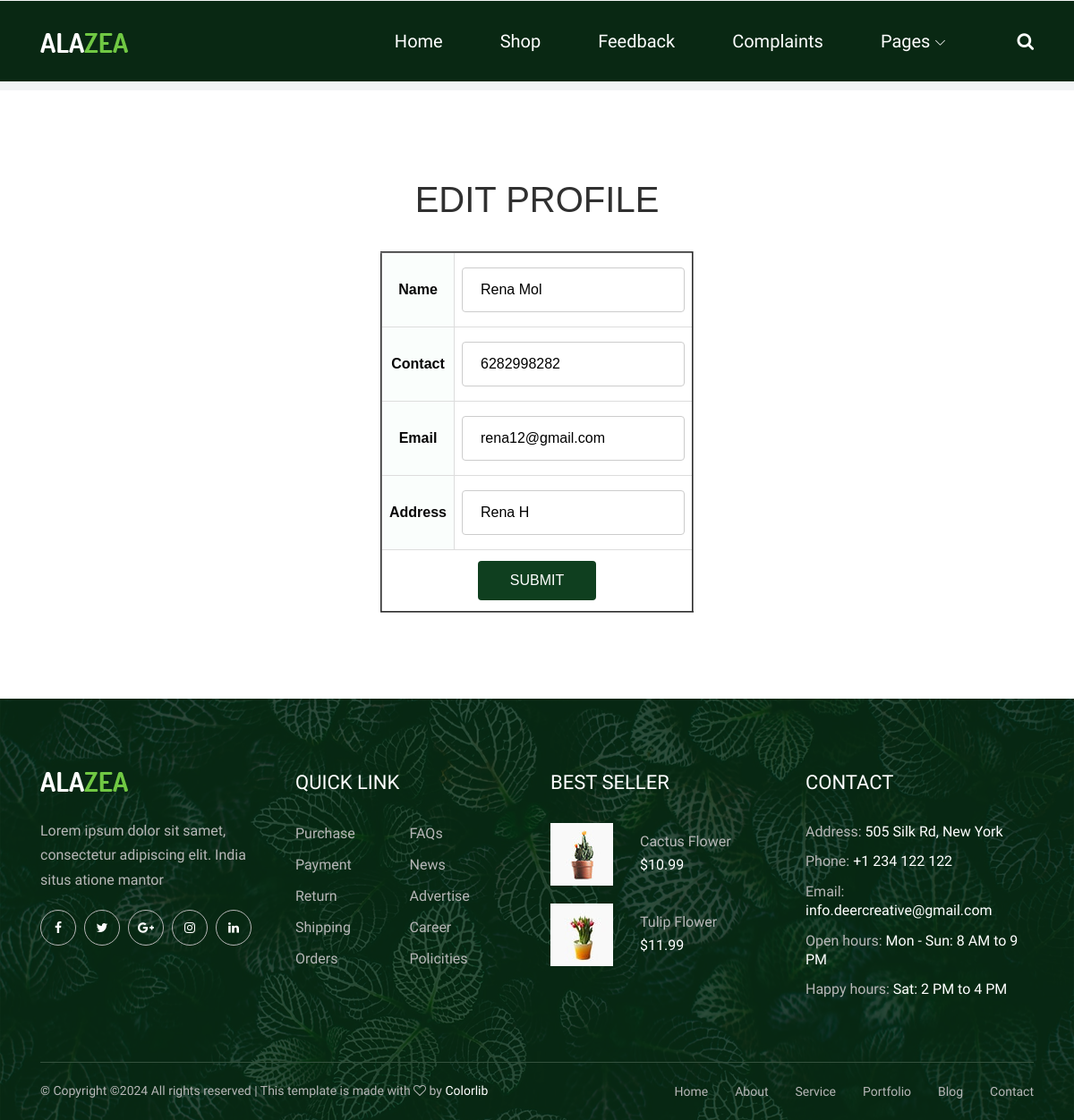
Page /Project/User/EditProfile.php (signed in) on the committed database.
### tables this page shows
CREATE TABLE `tbl_user` (
  `user_id` int(11) NOT NULL auto_increment,
  `user_name` varchar(100) NOT NULL,
  `user_contact` varchar(100) NOT NULL,
  `user_email` varchar(100) NOT NULL,
  `user_password` varchar(100) NOT NULL,
  `user_address` varchar(100) NOT NULL,
  `user_place` varchar(100) NOT NULL,
  `user_pincode` varchar(100) NOT NULL,
  PRIMARY KEY  (`user_id`)
);

### Project/User/EditProfile.php (the view, shortened to what this page needs)
<?php
$sel="select * from tbl_user where user_id='".$_SESSION["userid"]."'";
$data=mysql_query($sel);
$row=mysql_fetch_array($data);
include('Head.php');
?>
<!DOCTYPE html PUBLIC "-//W3C//DTD XHTML 1.0 Transitional//EN" "http://www.w3.org/TR/xhtml1/DTD/xhtml1-transitional.dtd">
<html xmlns="http://www.w3.org/1999/xhtml">
<head>
</head>
<body>
<div align="center"><h1>EDIT PROFILE</h1><br /></div>
<form method="post">
<table align="center" border="2">
<tr>
<th>Name</th>
<td><input type="text" name="ep_name" id="ep_name" value="<?php echo $row["user_name"]?>" required="required" autocomplete="off" pattern="^[A-Z]+[A-Za-z ]*$"></td>
</tr>
<tr>
<th>Contact</th>
<td><input type="text" name="ep_contact" id="ep_contact" value="<?php echo $row["user_contact"]?>"  required="required" autocomplete="off" pattern="[0-9]{10,10}"></td>
</tr>
<tr>
<th>Email</th>
<td><input type="email" name="ep_email" id="ep_email" value="<?php echo $row["user_email"]?>" required="required" autocomplete="off"></td>
</tr>
<tr>
<th>Address</th>
<td><input type="text" name="ep_address" id="ep_address" value="<?php echo $row["user_address"]?>" required="required" autocomplete="off"></td>
</tr>
<tr>
<td colspan="2" align="center"><input type="submit" name="btn" value="SUBMIT">
</td>
</tr>
</table>
</form>
</body>
<?php
include('Foot.php');
?>
</html>

### Project/Assets/Templates/form.css (style rules this page uses)
#tab td, #tab th { border: 1px solid #ddd; padding: 8px; color:rgb(19 73 37 / 94%); }
#tab th { padding-top: 12px; padding-bottom: 12px; text-align: center; background-color:rgba(250, 254, 252, 0.94); color: rgb(7, 7, 7); }
input[type=text],[type=password],[type=email],[type=date], select { width: 100%; padding: 12px 20px; margin: 8px 0; display: inline-block; border: 1px solid #ccc; border-radius: 4px; box-sizing: border-box; }
input[type=submit] { width: 40%; background-color: rgb(15 63 31); color: white; padding: 10px; margin: 4px 0; border: none; border-radius: 4px; cursor: pointer; }

### Project/Assets/Templates/User/css/classy-nav.css (style rules this page uses)
* { margin: 0; padding: 0; }
body { font-family: "Roboto", sans-serif; }

### rows in the picture
tbl_user: ep_name "Rena Mol", ep_contact "6282998282", ep_email "rena12@gmail.com", ep_address "Rena H"
